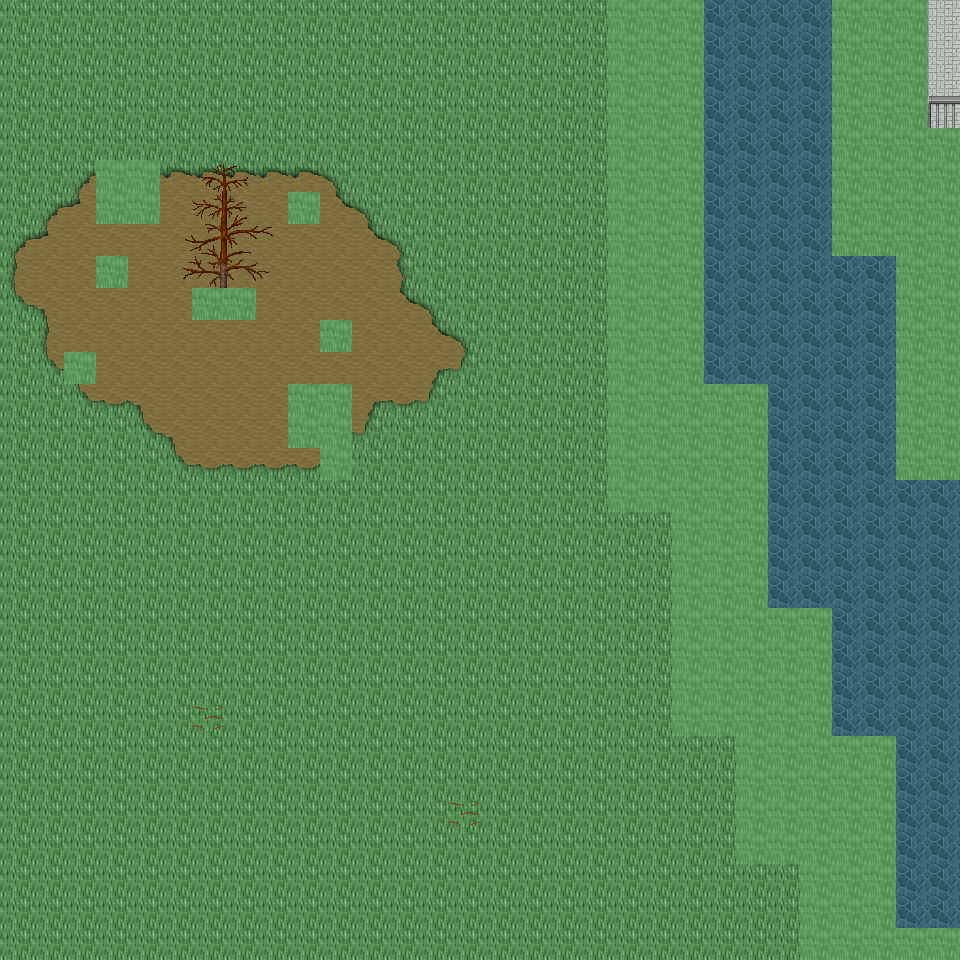

Tiled map render using the project's own tile images. Description and the map definition, with tile-layer contents summarised, below:
An orthogonal 30x30 tile map with 32x32 px tiles, 6 tile layers (Ground, Object, Object2, Above, ...), 50 tilesets and 4 objects (4x mapExit).

<map version="1.0" orientation="orthogonal" renderorder="right-down" width="30" height="30" tilewidth="32" tileheight="32" nextobjectid="5">
  <tileset firstgid="1" name="tileset_ground_ground" tilewidth="32" tileheight="32" tilecount="33" columns="3">
    <image source="../drawable/tileset_ground_ground.png" width="96" height="352" />
  </tileset>
  <tileset firstgid="34" name="tileset_building_castle" tilewidth="32" tileheight="32" tilecount="320" columns="20">
    <image source="../drawable/tileset_building_castle.png" width="640" height="512" />
  </tileset>
  <tileset firstgid="354" name="tileset_furniture_carpet_carpets_2" tilewidth="32" tileheight="32" tilecount="20" columns="4">
    <image source="../drawable/tileset_furniture_carpet_carpets_2.png" width="128" height="160" />
  </tileset>
  <tileset firstgid="374" name="tileset_ground_indoor_tiles" tilewidth="32" tileheight="32" tilecount="8" columns="2">
    <image source="../drawable/tileset_ground_indoor_tiles.png" width="64" height="128" />
  </tileset>
  <tileset firstgid="382" name="tileset_building_entrance_int_iron_bars" tilewidth="32" tileheight="32" tilecount="12" columns="3">
    <image source="../drawable/tileset_building_entrance_int_iron_bars.png" width="96" height="128" />
  </tileset>
  <tileset firstgid="394" name="tileset_plant_bush_hedge" tilewidth="32" tileheight="32" tilecount="35" columns="5">
    <image source="../drawable/tileset_plant_bush_hedge.png" width="160" height="224" />
  </tileset>
  <tileset firstgid="429" name="tileset_building_church" tilewidth="32" tileheight="32" tilecount="56" columns="8">
    <image source="../drawable/tileset_building_church.png" width="256" height="224" />
  </tileset>
  <tileset firstgid="485" name="tileset_logic_collision" tilewidth="32" tileheight="32" tilecount="1" columns="1">
    <image source="../drawable/tileset_logic_collision.png" width="32" height="32" />
  </tileset>
  <tileset firstgid="486" name="tileset_logic_item_vegetable" tilewidth="32" tileheight="32" tilecount="16" columns="8">
    <image source="../drawable/tileset_logic_item_vegetable.png" width="256" height="64" />
  </tileset>
  <tileset firstgid="502" name="tileset_ground_rock_rocks" tilewidth="32" tileheight="32" tilecount="4" columns="2">
    <image source="../drawable/tileset_ground_rock_rocks.png" width="64" height="64" />
  </tileset>
  <tileset firstgid="506" name="tileset_item_corpse_huge_animal" tilewidth="32" tileheight="32" tilecount="16" columns="2">
    <image source="../drawable/tileset_item_corpse_huge_animal.png" width="64" height="256" />
  </tileset>
  <tileset firstgid="522" name="tileset_plant_tree_dead_tree_4" tilewidth="32" tileheight="32" tilecount="20" columns="4">
    <image source="../drawable/tileset_plant_tree_dead_tree_4.png" width="128" height="160" />
  </tileset>
  <tileset firstgid="542" name="tileset_logic_creature_undead" tilewidth="32" tileheight="32" tilecount="16" columns="8">
    <image source="../drawable/tileset_logic_creature_undead.png" width="256" height="64" />
  </tileset>
  <tileset firstgid="558" name="tileset_plant_tree_dead_tree_2" tilewidth="32" tileheight="32" tilecount="20" columns="4">
    <image source="../drawable/tileset_plant_tree_dead_tree_2.png" width="128" height="160" />
  </tileset>
  <tileset firstgid="578" name="tileset_item_gothic_headstone_2" tilewidth="32" tileheight="32" tilecount="3" columns="1">
    <image source="../drawable/tileset_item_gothic_headstone_2.png" width="32" height="96" />
  </tileset>
  <tileset firstgid="581" name="tileset_building_house_3" tilewidth="32" tileheight="32" tilecount="48" columns="6">
    <image source="../drawable/tileset_building_house_3.png" width="192" height="256" />
  </tileset>
  <tileset firstgid="629" name="tileset_object_scarecrow" tilewidth="32" tileheight="32" tilecount="2" columns="1">
    <image source="../drawable/tileset_object_scarecrow.png" width="32" height="64" />
  </tileset>
  <tileset firstgid="631" name="tileset_plant_tree_fall_trees" tilewidth="32" tileheight="32" tilecount="40" columns="8">
    <image source="../drawable/tileset_plant_tree_fall_trees.png" width="256" height="160" />
  </tileset>
  <tileset firstgid="671" name="tileset_logic_creature_undead_fallen" tilewidth="32" tileheight="32" tilecount="16" columns="8">
    <image source="../drawable/tileset_logic_creature_undead_fallen.png" width="256" height="64" />
  </tileset>
  <tileset firstgid="687" name="tileset_building_decoration_orbpedestal" tilewidth="32" tileheight="32" tilecount="2" columns="1">
    <image source="../drawable/tileset_building_decoration_orbpedestal.png" width="32" height="64" />
  </tileset>
  <tileset firstgid="689" name="tileset_ground_rock_rocks_3" tilewidth="32" tileheight="32" tilecount="16" columns="4">
    <image source="../drawable/tileset_ground_rock_rocks_3.png" width="128" height="128" />
  </tileset>
  <tileset firstgid="705" name="tileset_plant_tree_chestnut_tree" tilewidth="32" tileheight="32" tilecount="20" columns="4">
    <image source="../drawable/tileset_plant_tree_chestnut_tree.png" width="128" height="160" />
  </tileset>
  <tileset firstgid="725" name="tileset_plant_stump_hollow_logs" tilewidth="32" tileheight="32" tilecount="6" columns="3">
    <image source="../drawable/tileset_plant_stump_hollow_logs.png" width="96" height="64" />
  </tileset>
  <tileset firstgid="731" name="tileset_logic_creature_golem" tilewidth="32" tileheight="32" tilecount="4" columns="4">
    <image source="../drawable/tileset_logic_creature_golem.png" width="128" height="32" />
  </tileset>
  <tileset firstgid="735" name="tileset_ground_grass_edges" tilewidth="32" tileheight="32" tilecount="36" columns="12">
    <image source="../drawable/tileset_ground_grass_edges.png" width="384" height="96" />
  </tileset>
  <tileset firstgid="771" name="tileset_ground_grass_corners" tilewidth="32" tileheight="32" tilecount="24" columns="6">
    <image source="../drawable/tileset_ground_grass_corners.png" width="192" height="128" />
  </tileset>
  <tileset firstgid="795" name="tileset_ground_water_pool" tilewidth="32" tileheight="32" tilecount="72" columns="3">
    <image source="../drawable/tileset_ground_water_pool.png" width="96" height="768" />
  </tileset>
  <tileset firstgid="867" name="tileset_ground_earth_edges" tilewidth="32" tileheight="32" tilecount="18" columns="6">
    <image source="../drawable/tileset_ground_earth_edges.png" width="192" height="96" />
  </tileset>
  <tileset firstgid="885" name="tileset_logic_creature_ent" tilewidth="32" tileheight="32" tilecount="4" columns="4">
    <image source="../drawable/tileset_logic_creature_ent.png" width="128" height="32" />
  </tileset>
  <tileset firstgid="889" name="tileset_plant_leaves" tilewidth="32" tileheight="32" tilecount="8" columns="4">
    <image source="../drawable/tileset_plant_leaves.png" width="128" height="64" />
  </tileset>
  <tileset firstgid="897" name="tileset_object_well_hoist" tilewidth="32" tileheight="32" tilecount="9" columns="3">
    <image source="../drawable/tileset_object_well_hoist.png" width="96" height="96" />
  </tileset>
  <tileset firstgid="906" name="tileset_building_stairs_grey_stone_stairs_down" tilewidth="32" tileheight="32" tilecount="6" columns="3">
    <image source="../drawable/tileset_building_stairs_grey_stone_stairs_down.png" width="96" height="64" />
  </tileset>
  <tileset firstgid="912" name="tileset_ground_green_paving" tilewidth="32" tileheight="32" tilecount="18" columns="3">
    <image source="../drawable/tileset_ground_green_paving.png" width="96" height="192" />
  </tileset>
  <tileset firstgid="930" name="tileset_plant_tree_tree_darkgreen" tilewidth="32" tileheight="32" tilecount="88" columns="8">
    <image source="../drawable/tileset_plant_tree_tree_darkgreen.png" width="256" height="352" />
  </tileset>
  <tileset firstgid="1018" name="tileset_light_dim_light_7x5" tilewidth="32" tileheight="32" tilecount="35" columns="7">
    <image source="../drawable/tileset_light_dim_light_7x5.png" width="224" height="160" />
  </tileset>
  <tileset firstgid="1053" name="tileset_furniture_light_lamp_bronze" tilewidth="32" tileheight="32" tilecount="3" columns="1">
    <image source="../drawable/tileset_furniture_light_lamp_bronze.png" width="32" height="96" />
  </tileset>
  <tileset firstgid="1056" name="tileset_light_light_5x5" tilewidth="32" tileheight="32" tilecount="25" columns="5">
    <image source="../drawable/tileset_light_light_5x5.png" width="160" height="160" />
  </tileset>
  <tileset firstgid="1081" name="tileset_plant_tree_pine_tree" tilewidth="32" tileheight="32" tilecount="20" columns="4">
    <image source="../drawable/tileset_plant_tree_pine_tree.png" width="128" height="160" />
  </tileset>
  <tileset firstgid="1101" name="tileset_plant_tree_pine_tree_1" tilewidth="32" tileheight="32" tilecount="20" columns="4">
    <image source="../drawable/tileset_plant_tree_pine_tree_1.png" width="128" height="160" />
  </tileset>
  <tileset firstgid="1121" name="tileset_furniture_chair_bench_wooden" tilewidth="32" tileheight="32" tilecount="8" columns="2">
    <image source="../drawable/tileset_furniture_chair_bench_wooden.png" width="64" height="128" />
  </tileset>
  <tileset firstgid="1129" name="tileset_plant_flower_flowers_mixed" tilewidth="32" tileheight="32" tilecount="16" columns="4">
    <image source="../drawable/tileset_plant_flower_flowers_mixed.png" width="128" height="128" />
  </tileset>
  <tileset firstgid="1145" name="tileset_building_thatched_roof_cottage1" tilewidth="32" tileheight="32" tilecount="20" columns="4">
    <image source="../drawable/tileset_building_thatched_roof_cottage1.png" width="128" height="160" />
  </tileset>
  <tileset firstgid="1165" name="tileset_item_blood_floor_stain" tilewidth="32" tileheight="32" tilecount="1" columns="1">
    <image source="../drawable/tileset_item_blood_floor_stain.png" width="32" height="32" />
  </tileset>
  <tileset firstgid="1166" name="tileset_item_firewood" tilewidth="32" tileheight="32" tilecount="12" columns="3">
    <image source="../drawable/tileset_item_firewood.png" width="96" height="128" />
  </tileset>
  <tileset firstgid="1178" name="tileset_item_gothic_headstone_1" tilewidth="32" tileheight="32" tilecount="1" columns="1">
    <image source="../drawable/tileset_item_gothic_headstone_1.png" width="32" height="32" />
  </tileset>
  <tileset firstgid="1179" name="tileset_item_gothic_tiny_headstone" tilewidth="32" tileheight="32" tilecount="1" columns="1">
    <image source="../drawable/tileset_item_gothic_tiny_headstone.png" width="32" height="32" />
  </tileset>
  <tileset firstgid="1180" name="tileset_plant_mosses" tilewidth="32" tileheight="32" tilecount="16" columns="4">
    <image source="../drawable/tileset_plant_mosses.png" width="128" height="128" />
  </tileset>
  <tileset firstgid="1196" name="tileset_building_fence_wooden_brown_fence" tilewidth="32" tileheight="32" tilecount="42" columns="7">
    <image source="../drawable/tileset_building_fence_wooden_brown_fence.png" width="224" height="192" />
  </tileset>
  <tileset firstgid="1238" name="tileset_logic_creature_undead_skeleton" tilewidth="32" tileheight="32" tilecount="6" columns="6">
    <image source="../drawable/tileset_logic_creature_undead_skeleton.png" width="192" height="32" />
  </tileset>
  <tileset firstgid="1244" name="tileset_logic_creature_undead_specter" tilewidth="32" tileheight="32" tilecount="6" columns="6">
    <image source="../drawable/tileset_logic_creature_undead_specter.png" width="192" height="32" />
  </tileset>
  <layer name="Ground" width="30" height="30">
    <data>[900 cells, 900 non-empty, 5 distinct tile ids]</data>
  </layer>
  <layer name="Object" width="30" height="30">
    <data>[900 cells, 212 non-empty, 46 distinct tile ids]</data>
  </layer>
  <layer name="Object2" width="30" height="30">
    <data>[900 cells, 12 non-empty, 7 distinct tile ids]</data>
  </layer>
  <layer name="Above" width="30" height="30">
    <data>[900 cells, 15 non-empty, 15 distinct tile ids]</data>
  </layer>
  <layer name="Above2" width="30" height="30">
    <data>[900 cells, 0 non-empty, 0 distinct tile ids]</data>
  </layer>
  <layer name="Walkable" width="30" height="30">
    <data>[900 cells, 173 non-empty, 1 distinct tile ids]</data>
  </layer>
  <objectgroup name="MapEvents">
    <object id="1" name="south" type="mapExit" x="0" y="928" width="800" height="32">
      <properties>
        <property name="map" value="level_0_x223_y60" />
        <property name="x" value="0" />
        <property name="y" value="1" />
      </properties>
    </object>
    <object id="2" name="west" type="mapExit" x="0" y="0" width="32" height="960">
      <properties>
        <property name="map" value="level_0_x222_y59" />
        <property name="x" value="28" />
        <property name="y" value="0" />
      </properties>
    </object>
    <object id="3" name="east" type="mapExit" x="928" y="0" width="32" height="128">
      <properties>
        <property name="map" value="level_0_x224_y59" />
        <property name="x" value="1" />
        <property name="y" value="0" />
      </properties>
    </object>
    <object id="4" name="east2" type="mapExit" x="928" y="480" width="32" height="448">
      <properties>
        <property name="map" value="level_0_x224_y59" />
        <property name="x" value="1" />
        <property name="y" value="15" />
      </properties>
    </object>
  </objectgroup>
</map>
